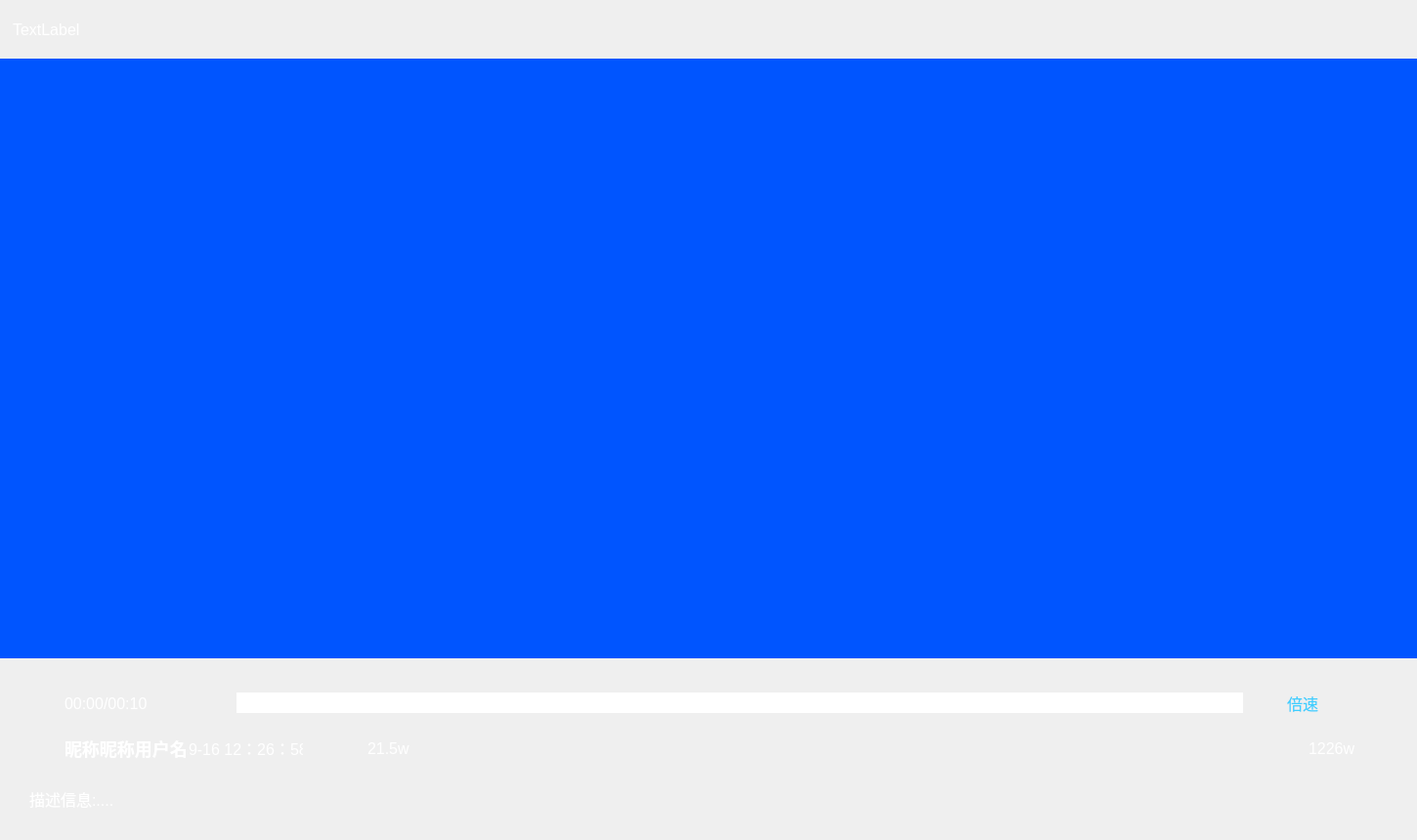
<?xml version="1.0" encoding="UTF-8"?>
<ui version="4.0">
 <class>PlayerPage</class>
 <widget class="QWidget" name="PlayerPage">
  <property name="geometry">
   <rect>
    <x>0</x>
    <y>0</y>
    <width>1450</width>
    <height>860</height>
   </rect>
  </property>
  <property name="windowTitle">
   <string>Form</string>
  </property>
  <property name="styleSheet">
   <string notr="true">*{
	color: rgb(255, 255, 255);
	font-size: 16px;
	background-color: rgbd(0,0,0,0);
	border: none;
}</string>
  </property>
  <layout class="QVBoxLayout" name="verticalLayout">
   <property name="spacing">
    <number>0</number>
   </property>
   <property name="leftMargin">
    <number>0</number>
   </property>
   <property name="topMargin">
    <number>0</number>
   </property>
   <property name="rightMargin">
    <number>0</number>
   </property>
   <property name="bottomMargin">
    <number>0</number>
   </property>
   <item>
    <widget class="QWidget" name="playerHead" native="true">
     <property name="minimumSize">
      <size>
       <width>0</width>
       <height>60</height>
      </size>
     </property>
     <property name="maximumSize">
      <size>
       <width>16777215</width>
       <height>60</height>
      </size>
     </property>
     <property name="styleSheet">
      <string notr="true"/>
     </property>
     <layout class="QHBoxLayout" name="horizontalLayout">
      <property name="spacing">
       <number>0</number>
      </property>
      <property name="leftMargin">
       <number>13</number>
      </property>
      <property name="topMargin">
       <number>0</number>
      </property>
      <property name="rightMargin">
       <number>0</number>
      </property>
      <property name="bottomMargin">
       <number>0</number>
      </property>
      <item>
       <widget class="QLabel" name="videoTitle">
        <property name="styleSheet">
         <string notr="true">#vedioTitle{
	font-size: 24px;
}</string>
        </property>
        <property name="text">
         <string>TextLabel</string>
        </property>
       </widget>
      </item>
      <item>
       <widget class="QWidget" name="sysBtnBox" native="true">
        <property name="minimumSize">
         <size>
          <width>112</width>
          <height>0</height>
         </size>
        </property>
        <property name="maximumSize">
         <size>
          <width>112</width>
          <height>16777215</height>
         </size>
        </property>
        <property name="styleSheet">
         <string notr="true"/>
        </property>
        <layout class="QHBoxLayout" name="horizontalLayout_2">
         <property name="spacing">
          <number>36</number>
         </property>
         <property name="leftMargin">
          <number>0</number>
         </property>
         <property name="topMargin">
          <number>0</number>
         </property>
         <property name="rightMargin">
          <number>31</number>
         </property>
         <property name="bottomMargin">
          <number>0</number>
         </property>
         <item>
          <widget class="QPushButton" name="minBtn">
           <property name="minimumSize">
            <size>
             <width>20</width>
             <height>20</height>
            </size>
           </property>
           <property name="maximumSize">
            <size>
             <width>20</width>
             <height>20</height>
            </size>
           </property>
           <property name="styleSheet">
            <string notr="true">#minBtn{
	border-image: url(&quot;:/image/minilize.png&quot;);

}</string>
           </property>
           <property name="text">
            <string/>
           </property>
          </widget>
         </item>
         <item>
          <widget class="QPushButton" name="quitBtn">
           <property name="minimumSize">
            <size>
             <width>20</width>
             <height>20</height>
            </size>
           </property>
           <property name="maximumSize">
            <size>
             <width>20</width>
             <height>20</height>
            </size>
           </property>
           <property name="styleSheet">
            <string notr="true">#quitBtn{

	border-image: url(&quot;:/image/shutdown.png&quot;);
}</string>
           </property>
           <property name="text">
            <string/>
           </property>
          </widget>
         </item>
        </layout>
       </widget>
      </item>
     </layout>
    </widget>
   </item>
   <item>
    <widget class="QWidget" name="playerMid" native="true">
     <property name="styleSheet">
      <string notr="true">#playerMid
{
	background-color: rgb(0, 85, 255);


}</string>
     </property>
    </widget>
   </item>
   <item>
    <widget class="QWidget" name="playerBottom" native="true">
     <property name="minimumSize">
      <size>
       <width>0</width>
       <height>186</height>
      </size>
     </property>
     <property name="maximumSize">
      <size>
       <width>16777215</width>
       <height>186</height>
      </size>
     </property>
     <property name="styleSheet">
      <string notr="true"/>
     </property>
     <layout class="QVBoxLayout" name="verticalLayout_2">
      <property name="spacing">
       <number>0</number>
      </property>
      <property name="leftMargin">
       <number>0</number>
      </property>
      <property name="topMargin">
       <number>0</number>
      </property>
      <property name="rightMargin">
       <number>0</number>
      </property>
      <property name="bottomMargin">
       <number>0</number>
      </property>
      <item>
       <widget class="PlayerSlider" name="videoSlider" native="true">
        <property name="minimumSize">
         <size>
          <width>0</width>
          <height>30</height>
         </size>
        </property>
        <property name="maximumSize">
         <size>
          <width>16777215</width>
          <height>30</height>
         </size>
        </property>
        <property name="styleSheet">
         <string notr="true"/>
        </property>
       </widget>
      </item>
      <item>
       <widget class="QWidget" name="playControl" native="true">
        <property name="minimumSize">
         <size>
          <width>0</width>
          <height>32</height>
         </size>
        </property>
        <property name="maximumSize">
         <size>
          <width>16777215</width>
          <height>32</height>
         </size>
        </property>
        <property name="styleSheet">
         <string notr="true"/>
        </property>
        <layout class="QHBoxLayout" name="horizontalLayout_3">
         <property name="spacing">
          <number>0</number>
         </property>
         <property name="leftMargin">
          <number>30</number>
         </property>
         <property name="topMargin">
          <number>0</number>
         </property>
         <property name="rightMargin">
          <number>30</number>
         </property>
         <property name="bottomMargin">
          <number>0</number>
         </property>
         <item>
          <widget class="QWidget" name="playTimeBox" native="true">
           <property name="minimumSize">
            <size>
             <width>126</width>
             <height>0</height>
            </size>
           </property>
           <property name="maximumSize">
            <size>
             <width>126</width>
             <height>16777215</height>
            </size>
           </property>
           <property name="styleSheet">
            <string notr="true"/>
           </property>
           <layout class="QHBoxLayout" name="horizontalLayout_4">
            <property name="spacing">
             <number>10</number>
            </property>
            <property name="leftMargin">
             <number>0</number>
            </property>
            <property name="topMargin">
             <number>0</number>
            </property>
            <property name="rightMargin">
             <number>0</number>
            </property>
            <property name="bottomMargin">
             <number>0</number>
            </property>
            <item>
             <widget class="QPushButton" name="playBtn">
              <property name="minimumSize">
               <size>
                <width>26</width>
                <height>26</height>
               </size>
              </property>
              <property name="maximumSize">
               <size>
                <width>26</width>
                <height>26</height>
               </size>
              </property>
              <property name="styleSheet">
               <string notr="true">#playBtn{

	border-image:url(&quot;:/image/play.png&quot;);
}</string>
              </property>
              <property name="text">
               <string/>
              </property>
             </widget>
            </item>
            <item>
             <widget class="QLabel" name="videoDuration">
              <property name="text">
               <string>00:00/00:10</string>
              </property>
             </widget>
            </item>
           </layout>
          </widget>
         </item>
         <item>
          <widget class="QWidget" name="bulletScreenBox" native="true">
           <property name="minimumSize">
            <size>
             <width>1116</width>
             <height>0</height>
            </size>
           </property>
           <property name="maximumSize">
            <size>
             <width>1116</width>
             <height>16777215</height>
            </size>
           </property>
           <property name="styleSheet">
            <string notr="true"/>
           </property>
           <layout class="QHBoxLayout" name="horizontalLayout_5">
            <property name="spacing">
             <number>30</number>
            </property>
            <property name="leftMargin">
             <number>30</number>
            </property>
            <property name="topMargin">
             <number>0</number>
            </property>
            <property name="rightMargin">
             <number>0</number>
            </property>
            <property name="bottomMargin">
             <number>0</number>
            </property>
            <item>
             <widget class="QPushButton" name="bulletScreenBtn">
              <property name="minimumSize">
               <size>
                <width>26</width>
                <height>26</height>
               </size>
              </property>
              <property name="maximumSize">
               <size>
                <width>26</width>
                <height>26</height>
               </size>
              </property>
              <property name="styleSheet">
               <string notr="true">#bulletScreenBtn{
	border-image: url(&quot;:/image/bulletOpen.png&quot;);

}</string>
              </property>
              <property name="text">
               <string/>
              </property>
             </widget>
            </item>
            <item>
             <widget class="BulletEdit" name="bulletScreenText">
              <property name="styleSheet">
               <string notr="true"/>
              </property>
             </widget>
            </item>
           </layout>
          </widget>
         </item>
         <item>
          <widget class="QWidget" name="speedBox" native="true">
           <property name="styleSheet">
            <string notr="true"/>
           </property>
           <layout class="QHBoxLayout" name="horizontalLayout_6">
            <property name="spacing">
             <number>0</number>
            </property>
            <property name="leftMargin">
             <number>0</number>
            </property>
            <property name="topMargin">
             <number>0</number>
            </property>
            <property name="rightMargin">
             <number>0</number>
            </property>
            <property name="bottomMargin">
             <number>0</number>
            </property>
            <item>
             <widget class="QPushButton" name="speedBtn">
              <property name="minimumSize">
               <size>
                <width>32</width>
                <height>21</height>
               </size>
              </property>
              <property name="maximumSize">
               <size>
                <width>32</width>
                <height>21</height>
               </size>
              </property>
              <property name="styleSheet">
               <string notr="true">#speedBtn{
	color: #3ECEFE;
	font-size: 16px;
}</string>
              </property>
              <property name="text">
               <string>倍速</string>
              </property>
             </widget>
            </item>
           </layout>
          </widget>
         </item>
         <item>
          <widget class="QWidget" name="volumeBox" native="true">
           <property name="minimumSize">
            <size>
             <width>26</width>
             <height>26</height>
            </size>
           </property>
           <property name="maximumSize">
            <size>
             <width>26</width>
             <height>26</height>
            </size>
           </property>
           <property name="styleSheet">
            <string notr="true"/>
           </property>
           <layout class="QHBoxLayout" name="horizontalLayout_7">
            <property name="spacing">
             <number>0</number>
            </property>
            <property name="leftMargin">
             <number>0</number>
            </property>
            <property name="topMargin">
             <number>0</number>
            </property>
            <property name="rightMargin">
             <number>0</number>
            </property>
            <property name="bottomMargin">
             <number>0</number>
            </property>
            <item>
             <widget class="QPushButton" name="volumeBtn">
              <property name="minimumSize">
               <size>
                <width>26</width>
                <height>26</height>
               </size>
              </property>
              <property name="maximumSize">
               <size>
                <width>26</width>
                <height>26</height>
               </size>
              </property>
              <property name="styleSheet">
               <string notr="true">#volumeBtn{
	border-image: url(&quot;:/image/volume.png&quot;);

}</string>
              </property>
              <property name="text">
               <string/>
              </property>
             </widget>
            </item>
           </layout>
          </widget>
         </item>
        </layout>
       </widget>
      </item>
      <item>
       <widget class="QWidget" name="videoInfoBox" native="true">
        <property name="minimumSize">
         <size>
          <width>0</width>
          <height>60</height>
         </size>
        </property>
        <property name="maximumSize">
         <size>
          <width>16777215</width>
          <height>60</height>
         </size>
        </property>
        <property name="styleSheet">
         <string notr="true"/>
        </property>
        <layout class="QHBoxLayout" name="horizontalLayout_8">
         <property name="spacing">
          <number>0</number>
         </property>
         <property name="leftMargin">
          <number>0</number>
         </property>
         <property name="topMargin">
          <number>0</number>
         </property>
         <property name="rightMargin">
          <number>0</number>
         </property>
         <property name="bottomMargin">
          <number>0</number>
         </property>
         <item>
          <widget class="QWidget" name="videoInfo" native="true">
           <property name="minimumSize">
            <size>
             <width>310</width>
             <height>0</height>
            </size>
           </property>
           <property name="maximumSize">
            <size>
             <width>310</width>
             <height>16777215</height>
            </size>
           </property>
           <property name="styleSheet">
            <string notr="true"/>
           </property>
           <layout class="QHBoxLayout" name="horizontalLayout_9">
            <property name="spacing">
             <number>10</number>
            </property>
            <property name="leftMargin">
             <number>30</number>
            </property>
            <property name="topMargin">
             <number>0</number>
            </property>
            <property name="rightMargin">
             <number>0</number>
            </property>
            <property name="bottomMargin">
             <number>0</number>
            </property>
            <item>
             <widget class="QPushButton" name="userAvator">
              <property name="minimumSize">
               <size>
                <width>26</width>
                <height>26</height>
               </size>
              </property>
              <property name="maximumSize">
               <size>
                <width>26</width>
                <height>26</height>
               </size>
              </property>
              <property name="styleSheet">
               <string notr="true">#userAvator{
	border-image: url(&quot;:/image/txMan.png&quot;);

}</string>
              </property>
              <property name="text">
               <string/>
              </property>
             </widget>
            </item>
            <item>
             <widget class="QLabel" name="userNickName">
              <property name="minimumSize">
               <size>
                <width>126</width>
                <height>0</height>
               </size>
              </property>
              <property name="maximumSize">
               <size>
                <width>126</width>
                <height>16777215</height>
               </size>
              </property>
              <property name="styleSheet">
               <string notr="true">#userNickName{
	font-size: 18px;
	font-weight: bold;
}</string>
              </property>
              <property name="text">
               <string>昵称昵称用户名</string>
              </property>
             </widget>
            </item>
            <item>
             <widget class="QLabel" name="loadupTime">
              <property name="text">
               <string>9-16 12：26：58</string>
              </property>
             </widget>
            </item>
           </layout>
          </widget>
         </item>
         <item>
          <widget class="QWidget" name="playNumBox" native="true">
           <property name="minimumSize">
            <size>
             <width>114</width>
             <height>0</height>
            </size>
           </property>
           <property name="maximumSize">
            <size>
             <width>114</width>
             <height>16777215</height>
            </size>
           </property>
           <property name="styleSheet">
            <string notr="true"/>
           </property>
           <layout class="QHBoxLayout" name="horizontalLayout_10">
            <property name="spacing">
             <number>7</number>
            </property>
            <property name="leftMargin">
             <number>35</number>
            </property>
            <property name="topMargin">
             <number>0</number>
            </property>
            <property name="rightMargin">
             <number>0</number>
            </property>
            <property name="bottomMargin">
             <number>0</number>
            </property>
            <item>
             <widget class="QLabel" name="playNumImage">
              <property name="minimumSize">
               <size>
                <width>24</width>
                <height>24</height>
               </size>
              </property>
              <property name="maximumSize">
               <size>
                <width>24</width>
                <height>24</height>
               </size>
              </property>
              <property name="styleSheet">
               <string notr="true">#playNumImage{

	border-image: url(&quot;:/image/bofangshu.png&quot;);
}</string>
              </property>
              <property name="text">
               <string/>
              </property>
             </widget>
            </item>
            <item>
             <widget class="QLabel" name="playNum">
              <property name="text">
               <string>21.5w</string>
              </property>
             </widget>
            </item>
           </layout>
          </widget>
         </item>
         <item>
          <widget class="QWidget" name="likeNumBox" native="true">
           <property name="styleSheet">
            <string notr="true"/>
           </property>
           <layout class="QHBoxLayout" name="horizontalLayout_11">
            <property name="spacing">
             <number>7</number>
            </property>
            <property name="leftMargin">
             <number>30</number>
            </property>
            <property name="topMargin">
             <number>11</number>
            </property>
            <property name="rightMargin">
             <number>11</number>
            </property>
            <property name="bottomMargin">
             <number>11</number>
            </property>
            <item>
             <spacer name="horizontalSpacer">
              <property name="orientation">
               <enum>Qt::Orientation::Horizontal</enum>
              </property>
              <property name="sizeHint" stdset="0">
               <size>
                <width>967</width>
                <height>20</height>
               </size>
              </property>
             </spacer>
            </item>
            <item>
             <widget class="QPushButton" name="likeImageBtn">
              <property name="minimumSize">
               <size>
                <width>24</width>
                <height>24</height>
               </size>
              </property>
              <property name="maximumSize">
               <size>
                <width>24</width>
                <height>24</height>
               </size>
              </property>
              <property name="styleSheet">
               <string notr="true">#likeImageBtn{

	border-image:url(&quot;:/image/likeImage.png&quot;);
}</string>
              </property>
              <property name="text">
               <string/>
              </property>
             </widget>
            </item>
            <item>
             <widget class="QLabel" name="likeNum">
              <property name="minimumSize">
               <size>
                <width>100</width>
                <height>0</height>
               </size>
              </property>
              <property name="text">
               <string>1226w</string>
              </property>
             </widget>
            </item>
           </layout>
          </widget>
         </item>
        </layout>
       </widget>
      </item>
      <item>
       <widget class="QWidget" name="videoIntroduceBox" native="true">
        <property name="styleSheet">
         <string notr="true"/>
        </property>
        <layout class="QHBoxLayout" name="horizontalLayout_12">
         <property name="spacing">
          <number>0</number>
         </property>
         <property name="leftMargin">
          <number>30</number>
         </property>
         <property name="topMargin">
          <number>0</number>
         </property>
         <property name="rightMargin">
          <number>34</number>
         </property>
         <property name="bottomMargin">
          <number>20</number>
         </property>
         <item>
          <widget class="QLabel" name="videoDesc">
           <property name="styleSheet">
            <string notr="true">#vedioDesc{
	font-size:14px;

}</string>
           </property>
           <property name="text">
            <string>描述信息:....</string>
           </property>
           <property name="wordWrap">
            <bool>true</bool>
           </property>
          </widget>
         </item>
        </layout>
       </widget>
      </item>
     </layout>
    </widget>
   </item>
  </layout>
 </widget>
 <customwidgets>
  <customwidget>
   <class>PlayerSlider</class>
   <extends>QWidget</extends>
   <header location="global">playerslider.h</header>
   <container>1</container>
  </customwidget>
  <customwidget>
   <class>BulletEdit</class>
   <extends>QLineEdit</extends>
   <header location="global">bulletedit.h</header>
  </customwidget>
 </customwidgets>
 <resources/>
 <connections/>
</ui>
